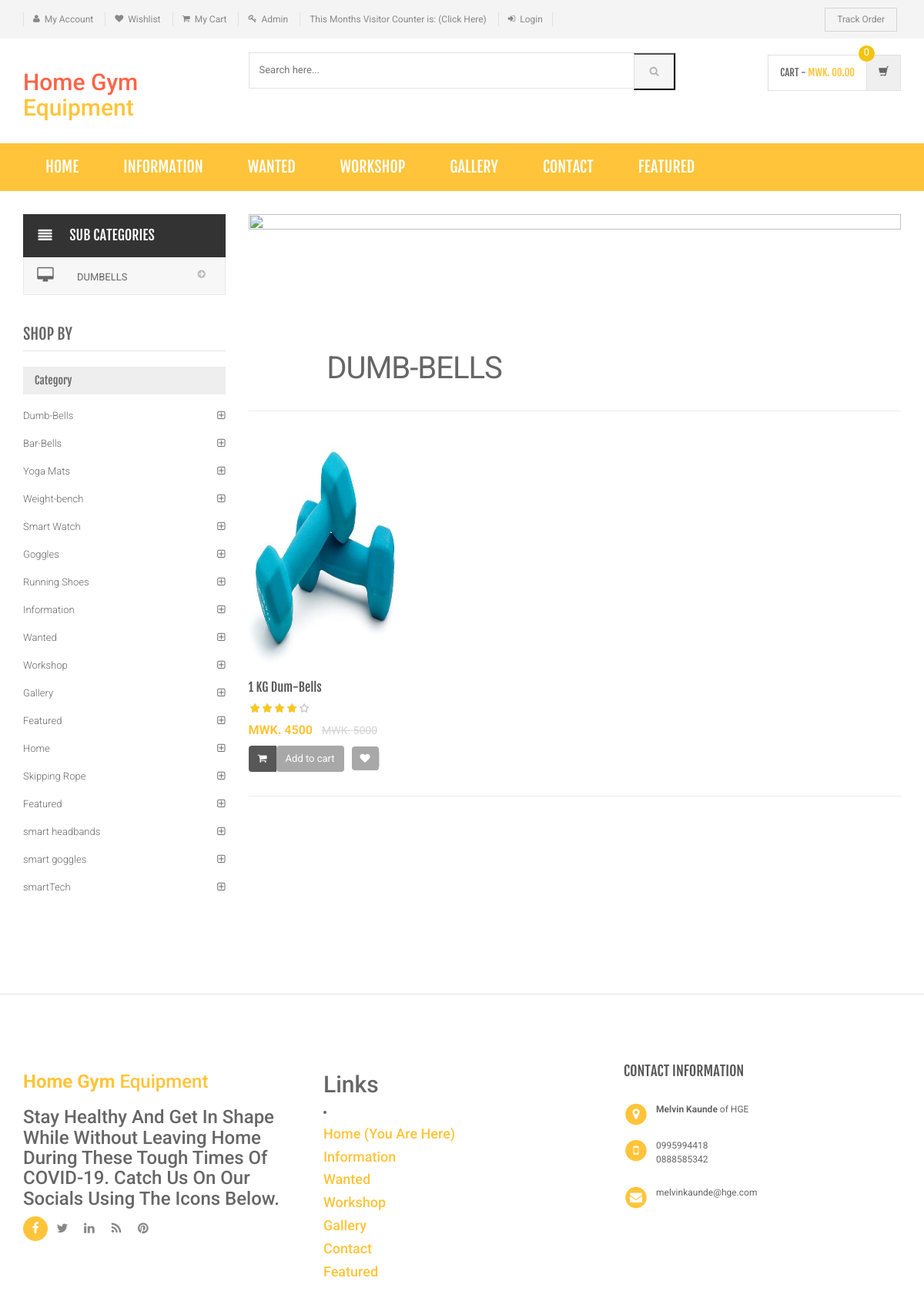
Page /category.php?cid=1 on the committed database.
### tables this page shows
CREATE TABLE `subcategory` (
  `id` int(11) NOT NULL,
  `categoryid` int(11) DEFAULT NULL,
  `subcategory` varchar(255) DEFAULT NULL,
  `creationDate` timestamp NULL DEFAULT current_timestamp(),
  `updationDate` varchar(255) DEFAULT NULL
);

CREATE TABLE `category` (
  `id` int(11) NOT NULL,
  `categoryName` varchar(255) DEFAULT NULL,
  `categoryDescription` longtext DEFAULT NULL,
  `creationDate` timestamp NOT NULL DEFAULT current_timestamp(),
  `updationDate` varchar(255) DEFAULT NULL
);

CREATE TABLE `products` (
  `id` int(11) NOT NULL,
  `category` int(11) NOT NULL,
  `subCategory` int(11) DEFAULT NULL,
  `productName` varchar(255) DEFAULT NULL,
  `productCompany` varchar(255) DEFAULT NULL,
  `productPrice` int(11) DEFAULT NULL,
  `productPriceBeforeDiscount` int(11) DEFAULT NULL,
  `productDescription` longtext DEFAULT NULL,
  `productImage1` varchar(255) DEFAULT NULL,
  `productImage2` varchar(255) DEFAULT NULL,
  `productImage3` varchar(255) DEFAULT NULL,
  `shippingCharge` int(11) DEFAULT NULL,
  `productAvailability` varchar(255) DEFAULT NULL,
  `postingDate` timestamp NULL DEFAULT current_timestamp(),
  `updationDate` varchar(255) DEFAULT NULL
);

### category.php (the view, shortened to what this page needs)
<?php
include('includes/config.php');
$cid=intval($_GET['cid']);
?>
<!DOCTYPE html>
<html lang="en">
	<head>
	    <link rel="stylesheet" href="assets/css/bootstrap.min.css">
	    <link rel="stylesheet" href="assets/css/main.css">
	    <link rel="stylesheet" href="assets/css/green.css">
	    <link rel="stylesheet" href="assets/css/owl.carousel.css">
		<link rel="stylesheet" href="assets/css/owl.transitions.css">
		<link href="assets/css/lightbox.css" rel="stylesheet">
		<link rel="stylesheet" href="assets/css/animate.min.css">
		<link rel="stylesheet" href="assets/css/rateit.css">
		<link rel="stylesheet" href="assets/css/bootstrap-select.min.css">
		<link rel="stylesheet" href="assets/css/config.css">
		<link href="assets/css/green.css" rel="alternate stylesheet" title="Green color">
		<link href="assets/css/blue.css" rel="alternate stylesheet" title="Blue color">
		<link href="assets/css/red.css" rel="alternate stylesheet" title="Red color">
		<link href="assets/css/orange.css" rel="alternate stylesheet" title="Orange color">
		<link href="assets/css/dark-green.css" rel="alternate stylesheet" title="Darkgreen color">
		<link rel="stylesheet" href="assets/css/font-awesome.min.css">
	</head>
    <body class="cnt-home">
<header class="header-style-1">
<?php include('includes/top-header.php');?>
<?php include('includes/main-header.php');?>
<?php include('includes/menu-bar.php');?>
</header>
<div class="body-content outer-top-xs">
	<div class='container'>
		<div class='row outer-bottom-sm'>
			<div class='col-md-3 sidebar'>
<div class="side-menu animate-dropdown outer-bottom-xs">
<div class="side-menu animate-dropdown outer-bottom-xs">
    <div class="head"><i class="icon fa fa-align-justify fa-fw"></i>Sub Categories</div>
    <nav class="yamm megamenu-horizontal" role="navigation">
        <ul class="nav">
            <li class="dropdown menu-item">
              <?php $sql=mysqli_query($con,"select id,subcategory  from subcategory where categoryid='$cid'");
while($row=mysqli_fetch_array($sql))
{
    ?>
                <a href="sub-category.php?scid=<?php echo $row['id'];?>" class="dropdown-toggle"><i class="icon fa fa-desktop fa-fw"></i>
                <?php echo $row['subcategory'];?></a>
                <?php }?>
</li>
</ul>
    </nav>
</div>
</div>
	            <div class="sidebar-module-container">
	            	<h3 class="section-title">shop by</h3>
	            	<div class="sidebar-filter">
<div class="sidebar-widget wow fadeInUp outer-bottom-xs ">
	<div class="widget-header m-t-20">
		<h4 class="widget-title">Category</h4>
	</div>
	<div class="sidebar-widget-body m-t-10">
	         <?php $sql=mysqli_query($con,"select id,categoryName  from category");
while($row=mysqli_fetch_array($sql))
{
    ?>
		<div class="accordion">
	    	<div class="accordion-group">
	            <div class="accordion-heading">
	                <a href="category.php?cid=<?php echo $row['id'];?>"  class="accordion-toggle collapsed">
	                   <?php echo $row['categoryName'];?>
	                </a>
	            </div>
	        </div>
	    </div>
	    <?php } ?>
	</div>
</div>
	            	</div>
	            </div>
            </div>
			<div class='col-md-9'>
	<div id="category" class="category-carousel hidden-xs">
		<div class="item">
			<div class="image">
				<img src="assets/images/banners/cat-banner-1.jpg" alt="" class="img-responsive">
			</div>
			<div class="container-fluid">
				<div class="caption vertical-top text-left">
					<div class="big-text">
						<br />
					</div>
					       <?php $sql=mysqli_query($con,"select categoryName  from category where id='$cid'");
while($row=mysqli_fetch_array($sql))
{
    ?>
					<div class="excerpt hidden-sm hidden-md">
						<?php echo htmlentities($row['categoryName']);?>
					</div>
			<?php } ?>
				</div>
			</div>
		</div>
</div>
				<div class="search-result-container">
					<div id="myTabContent" class="tab-content">
						<div class="tab-pane active " id="grid-container">
							<div class="category-product  inner-top-vs">
								<div class="row">
			<?php
$ret=mysqli_query($con,"select * from products where category='$cid'");
$num=mysqli_num_rows($ret);
if($num>0)
{
while ($row=mysqli_fetch_array($ret))
{?>
		<div class="col-sm-6 col-md-4 wow fadeInUp">
			<div class="products">
	<div class="product">
		<div class="product-image">
			<div class="image">
				<a href="product-details.php?pid=<?php echo htmlentities($row['id']);?>"><img  src="assets/images/blank.gif" data-echo="admin/productimages/<?php echo htmlentities($row['id']);?>/<?php echo htmlentities($row['productImage1']);?>" alt="" width="200" height="300"></a>
			</div>
		</div>
		<div class="product-info text-left">
			<h3 class="name"><a href="product-details.php?pid=<?php echo htmlentities($row['id']);?>"><?php echo htmlentities($row['productName']);?></a></h3>
			<div class="rating rateit-small"></div>
			<div class="product-price">
				<span class="price">
					MWK. <?php echo htmlentities($row['productPrice']);?>			</span>
										     <span class="price-before-discount">MWK. <?php echo htmlentities($row['productPriceBeforeDiscount']);?></span>
			</div>
		</div>
					<div class="cart clearfix animate-effect">
				<div class="action">
					<ul class="list-unstyled">
						<li class="add-cart-button btn-group">
							<button class="btn btn-primary icon" data-toggle="dropdown" type="button">
								<i class="fa fa-shopping-cart"></i>
							</button>
							<a href="category.php?page=product&action=add&id=<?php echo $row['id']; ?>">
							<button class="btn btn-primary" type="button">Add to cart</button></a>
						</li>
		                <li class="lnk wishlist">
							<a class="add-to-cart" href="category.php?pid=<?php echo htmlentities($row['id'])?>&&action=wishlist" title="Wishlist">
								 <i class="icon fa fa-heart"></i>
							</a>
						</li>
					</ul>
				</div>
			</div>
			</div>
			</div>
		</div>
	  <?php } } else {?>
		<div class="col-sm-6 col-md-4 wow fadeInUp"> <h3>No Product Found</h3>
		</div>
<?php } ?>
										</div>
							</div>
						</div>
				</div>
			</div>
		</div></div>
</div>
</div>
<?php include('includes/footer.php');?>
</body>
</html>

### assets/css/green.css (style rules this page uses)
a { color: #ffc439; }
.product .product-info .product-price .price { color: #ffc439; }
.sidebar .sidebar-module-container .sidebar-widget .sidebar-widget-body .accordion .accordion-group .accordion-heading .accordion-toggle, .sidebar .sidebar-module-container .sidebar-widget .sidebar-widget-body .accordion .accordion-group .accordion-heading .accordion-toggle:hover, .sidebar .sidebar-module-container .sidebar-widget .sidebar-widget-body .accordion .accordion-group .accordion-heading .accordion-toggle:focus, .sidebar .sidebar-module-container .sidebar-widget .sidebar-widget-body .accordion .accordion-group .accordion-heading .accordion-toggle:after { color: #ffc439; }

### assets/css/lightbox.css (style rules this page uses)
body:after { content: url(../images/close.png) url(../images/loading.gif) url(../images/prev.png) url(../images/next.png); display: none; }

### assets/css/rateit.css (style rules this page uses)
.rateit { display: -moz-inline-box; display: inline-block; position: relative; -webkit-user-select: none; -khtml-user-select: none; -moz-user-select: none; -o-user-select: none; -ms-user-select: none; user-select: none; -webkit-touch-callout: none; }

### assets/css/blue.css (style rules this page uses)
a { color: #3498db; }
.product .product-info .product-price .price { color: #3498db; }
.sidebar .sidebar-module-container .sidebar-widget .sidebar-widget-body .accordion .accordion-group .accordion-heading .accordion-toggle, .sidebar .sidebar-module-container .sidebar-widget .sidebar-widget-body .accordion .accordion-group .accordion-heading .accordion-toggle:hover, .sidebar .sidebar-module-container .sidebar-widget .sidebar-widget-body .accordion .accordion-group .accordion-heading .accordion-toggle:focus, .sidebar .sidebar-module-container .sidebar-widget .sidebar-widget-body .accordion .accordion-group .accordion-heading .accordion-toggle:after { color: #3498db; }

### assets/css/red.css (style rules this page uses)
a { color: #ff6c6c; }
.product .product-info .product-price .price { color: #ff6c6c; }
.sidebar .sidebar-module-container .sidebar-widget .sidebar-widget-body .accordion .accordion-group .accordion-heading .accordion-toggle, .sidebar .sidebar-module-container .sidebar-widget .sidebar-widget-body .accordion .accordion-group .accordion-heading .accordion-toggle:hover, .sidebar .sidebar-module-container .sidebar-widget .sidebar-widget-body .accordion .accordion-group .accordion-heading .accordion-toggle:focus, .sidebar .sidebar-module-container .sidebar-widget .sidebar-widget-body .accordion .accordion-group .accordion-heading .accordion-toggle:after { color: #ff6c6c; }

### assets/css/orange.css (style rules this page uses)
a { color: #f39c12; }
.product .product-info .product-price .price { color: #f39c12; }
.sidebar .sidebar-module-container .sidebar-widget .sidebar-widget-body .accordion .accordion-group .accordion-heading .accordion-toggle, .sidebar .sidebar-module-container .sidebar-widget .sidebar-widget-body .accordion .accordion-group .accordion-heading .accordion-toggle:hover, .sidebar .sidebar-module-container .sidebar-widget .sidebar-widget-body .accordion .accordion-group .accordion-heading .accordion-toggle:focus, .sidebar .sidebar-module-container .sidebar-widget .sidebar-widget-body .accordion .accordion-group .accordion-heading .accordion-toggle:after { color: #f39c12; }

### assets/css/dark-green.css (style rules this page uses)
a { color: #12cca7; }
.product .product-info .product-price .price { color: #12cca7; }
.sidebar .sidebar-module-container .sidebar-widget .sidebar-widget-body .accordion .accordion-group .accordion-heading .accordion-toggle, .sidebar .sidebar-module-container .sidebar-widget .sidebar-widget-body .accordion .accordion-group .accordion-heading .accordion-toggle:hover, .sidebar .sidebar-module-container .sidebar-widget .sidebar-widget-body .accordion .accordion-group .accordion-heading .accordion-toggle:focus, .sidebar .sidebar-module-container .sidebar-widget .sidebar-widget-body .accordion .accordion-group .accordion-heading .accordion-toggle:after { color: #12cca7; }

### rows in the picture
subcategory: subcategory "DUMBELLS"
category: categoryName "Dumb-Bells", categoryName "DUMB-BELLS"
category: categoryName "Bar-Bells"
category: categoryName "Yoga Mats"
category: categoryName "Weight-bench"
category: categoryName "Smart Watch"
category: categoryName "Goggles"
category: categoryName "Running Shoes"
category: categoryName "Information"
category: categoryName "Wanted"
category: categoryName "Workshop"
category: categoryName "Gallery"
category: categoryName "Featured"
category: categoryName "Home"
category: categoryName "Skipping Rope"
category: categoryName "Featured"
category: categoryName "smart headbands"
category: categoryName "smart goggles"
category: categoryName "smartTech"
products: productImage1 (picture), productName "1 KG Dum-Bells", productPrice "4500", productPriceBeforeDiscount "5000"
